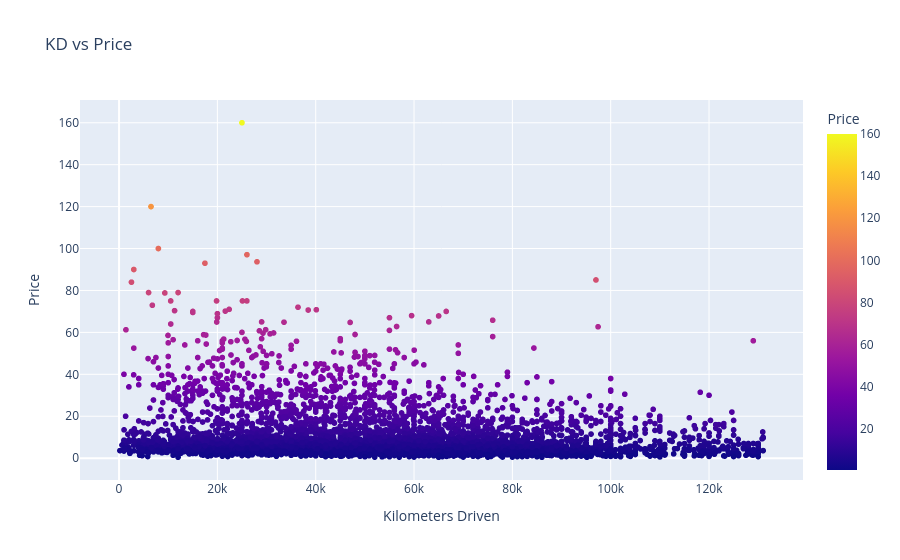

The notebook cell this image was saved under:
### Code cell
fig = px.scatter(df_rm, x="Kilometers_Driven", y="Price", title="KD vs Price", labels={"Kilometers_Driven": "Kilometers Driven", "Price": "Price"}, color = "Price")
fig.show()

### Figure 1 — Plotly figure (JSON) as saved in the notebook; plotly's stock layout.template omitted (floating-point values rounded to 4 significant figures; data arrays with more than 128 entries replaced by an {"elided": "..."} marker saying what was removed)
{"data": [{"hovertemplate": "Kilometers Driven=%{x}<br>Price=%{marker.color}<extra></extra>", "legendgroup": "", "marker": {"color": {"elided": "5817 float values"}, "coloraxis": "coloraxis", "symbol": "circle"}, "mode": "markers", "name": "", "showlegend": false, "type": "scattergl", "x": {"elided": "5817 int values"}, "xaxis": "x", "y": {"elided": "5817 float values"}, "yaxis": "y"}], "layout": {"coloraxis": {"colorbar": {"title": {"text": "Price"}}, "colorscale": [[0, "#0d0887"], [0.1111, "#46039f"], [0.2222, "#7201a8"], [0.3333, "#9c179e"], [0.4444, "#bd3786"], [0.5556, "#d8576b"], [0.6667, "#ed7953"], [0.7778, "#fb9f3a"], [0.8889, "#fdca26"], [1, "#f0f921"]]}, "legend": {"tracegroupgap": 0}, "title": {"text": "KD vs Price"}, "xaxis": {"anchor": "y", "domain": [0, 1], "title": {"text": "Kilometers Driven"}}, "yaxis": {"anchor": "x", "domain": [0, 1], "title": {"text": "Price"}}}}
